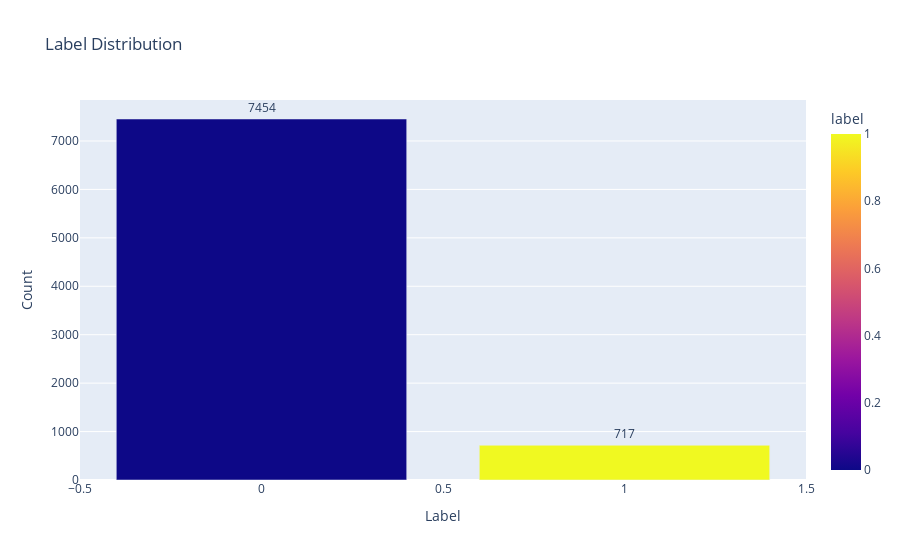

Notebook code for this chart:
### Code cell
# Label balance visualization (Plotly)
import plotly.express as px

label_counts = df["label"].value_counts(dropna=False).rename_axis("label").reset_index(name="count")
fig = px.bar(
    label_counts,
    x="label",
    y="count",
    text="count",
    color="label",
    title="Label Distribution",
)
fig.update_traces(textposition="outside")
fig.update_layout(yaxis_title="Count", xaxis_title="Label", uniformtext_minsize=8, uniformtext_mode="hide")
fig

### Figure 1 — Plotly figure (JSON) as saved in the notebook; plotly's stock layout.template omitted (floating-point values rounded to 4 significant figures)
{"data": [{"hovertemplate": "label=%{marker.color}<br>count=%{text}<extra></extra>", "legendgroup": "", "marker": {"color": [0, 1], "coloraxis": "coloraxis", "pattern": {"shape": ""}}, "name": "", "orientation": "v", "showlegend": false, "text": [7454.0, 717.0], "textposition": "outside", "type": "bar", "x": [0, 1], "xaxis": "x", "y": [7454, 717], "yaxis": "y"}], "layout": {"barmode": "relative", "coloraxis": {"colorbar": {"title": {"text": "label"}}, "colorscale": [[0, "#0d0887"], [0.1111, "#46039f"], [0.2222, "#7201a8"], [0.3333, "#9c179e"], [0.4444, "#bd3786"], [0.5556, "#d8576b"], [0.6667, "#ed7953"], [0.7778, "#fb9f3a"], [0.8889, "#fdca26"], [1, "#f0f921"]]}, "legend": {"tracegroupgap": 0}, "title": {"text": "Label Distribution"}, "uniformtext": {"minsize": 8, "mode": "hide"}, "xaxis": {"anchor": "y", "domain": [0, 1], "title": {"text": "Label"}}, "yaxis": {"anchor": "x", "domain": [0, 1], "title": {"text": "Count"}}}}
